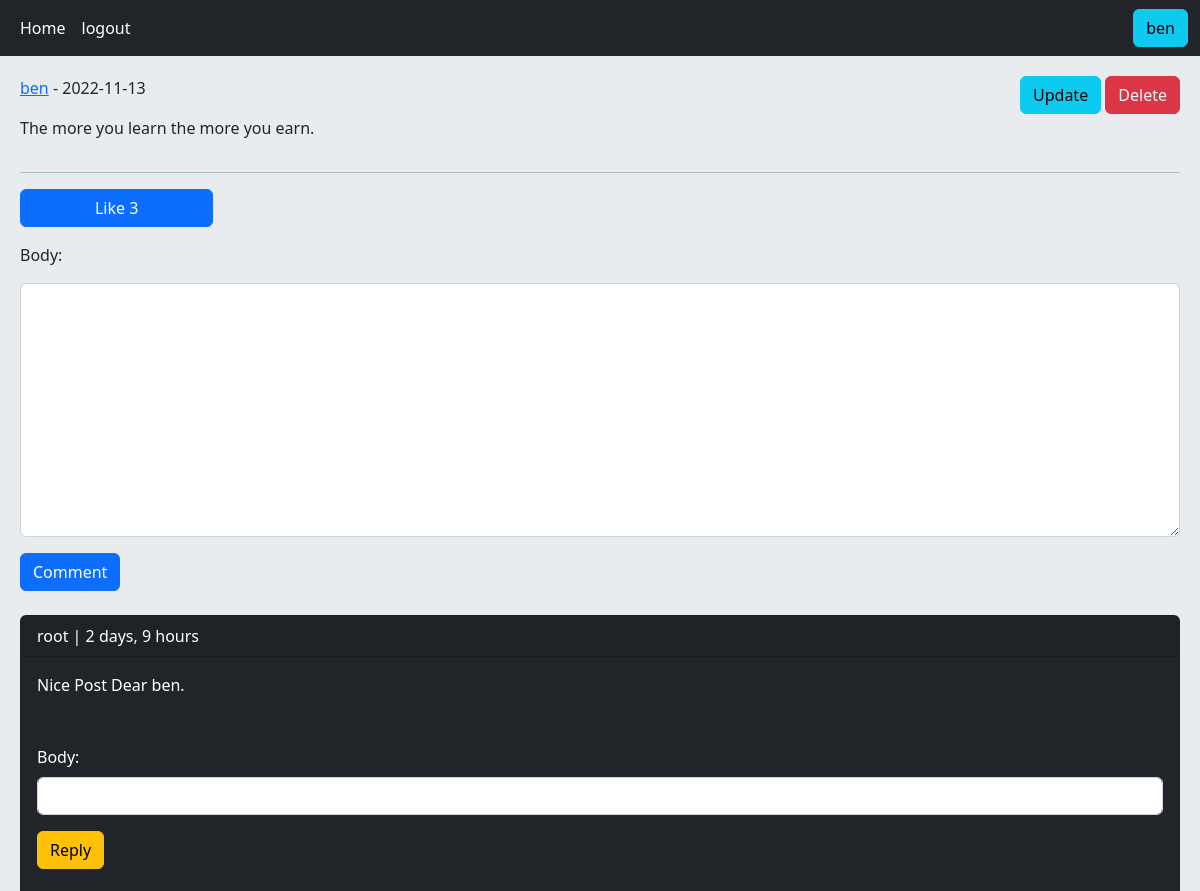
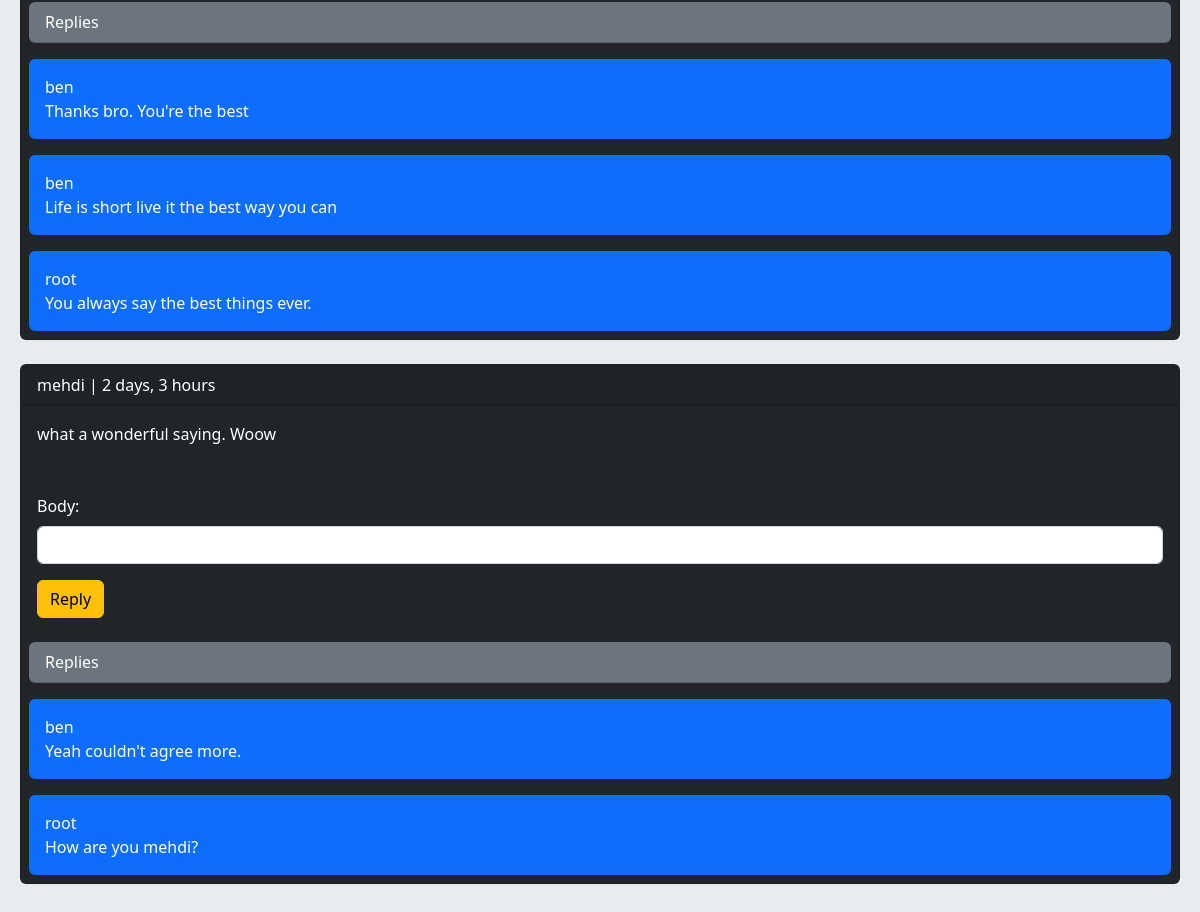
The app's page /post/4/the-more-you-learn-the-more-you-earn (signed in) with its own data (2 pictures, top to bottom).
### home/models.py (models this page shows, shortened)
class Post(models.Model):
    user = models.ForeignKey(User, on_delete=models.CASCADE, related_name='posts')
    body = models.TextField()
    slug = models.SlugField()
    created = models.DateTimeField(auto_now_add=True)
    updated = models.DateTimeField(auto_now=True)
    class Meta:
        ordering = ['-created']
    def likes_count(self):
        return self.pvotes.count()
    def user_can_like(self, user):
        user_like = user.uvotes.filter(post=self)
        if user_like.exists():
            return True
        return False

class Comment(models.Model):
    user = models.ForeignKey(User, on_delete=models.CASCADE, related_name='ucomments')
    post = models.ForeignKey(Post, on_delete=models.CASCADE, related_name='pcomments')
    reply = models.ForeignKey('self', on_delete=models.CASCADE, related_name='rcomments', blank=True, null=True)
    is_reply = models.BooleanField(default=False)
    body = models.TextField(max_length=400)
    created = models.DateTimeField(auto_now_add=True)

### home/views.py (the view, shortened to what this page needs)
# urls.py: path('post/<int:post_id>/<slug:post_slug>', views.PostDetailView.as_view(), name='post_detail'),
class PostDetailView(View):
    class_form = CommentCreateForm
    class_reply_form = CommentReplyForm
    def setup(self, request, *args, **kwargs):
        self.post_instance = get_object_or_404(Post, pk=kwargs['post_id'], slug=kwargs['post_slug'])
        return super().setup(request, *args, **kwargs)
    def get(self, request, *args, **kwargs):
        post = self.post_instance
        comments = post.pcomments.filter(is_reply=False)
        can_like = request.user.is_authenticated and self.post_instance.user_can_like(request.user)
        context = {'post': post, 'comments': comments, 'form': self.class_form, 'reply_form': self.class_reply_form,
                   'can_like': can_like}
        return render(request, 'home/detail.html', context=context)

### home/templates/home/detail.html (shortened to what this page needs)
{% extends 'base.html' %}
{% block content %}
	<div class="row">
		<div class="col-10">
			<p><a href="{% url 'account:user_profile' post.user.id %}">{{ post.user.username }}</a> - {{ post.updated|date:"Y-m-d" }}</p>
			<p>{{ post.body }}</p>
		</div>
		<div class="col-2 text-end">
			{% if request.user.id == post.user.id %}
			<a href="{% url 'home:post_update' post.id %}" class="btn btn-info">Update</a>
			<a href="{% url 'home:post_delete' post.id %}" class="btn btn-danger">Delete</a>
			{% endif %}
		</div>
	</div>
	<hr>
	{% if request.user.is_authenticated %}
		<a href="{% url 'home:post_like' post.id %}" class="{% if can_like %}disabled{% endif %} btn btn-primary col-md-2">Like  {{ post.likes_count }}</a>
		<form action="" method="post" class="mt-3">
			{{ form }}
			<input type="submit" value="Comment" class="btn btn-primary">
		</form>
	{% else %}
		<p class="alert alert-danger">Only users who logged in can send comment</p>
	{% endif %}
	<br>
	{% for comment in comments %}
		<div class="card bg-dark text-white">
			<p class="card-header">{{ comment.user }} | {{ comment.created|timesince }}</p>
			<p class="card-body">{{ comment.body }}</p>
			{% if request.user.is_authenticated %}
				<form action="{% url 'home:add_reply' post.id comment.id %}" method="post" class="p-2 m-2	">
					{{ reply_form.as_p }}
					<input type="submit" value="Reply" class="btn btn-warning">
				</form>
			{% endif %}
			<p class="text-white card-header bg-secondary my-2 mx-2 rounded">Replies</p>
			{% with replies=comment.rcomments.all %}
				{% for reply in replies %}
					<p class="card-body bg-primary p-3 m-2 rounded">{{ reply.user }}<br>{{ reply.body }}</p>
				{% endfor %}
			{% endwith %}
		</div>
		<br>
	{% empty %}
		<p>No comments yet!</p>
	{% endfor %}
{% endblock %}

### templates/inc/navbar.html
<nav class="navbar navbar-expand-lg bg-dark navbar-dark">
  <div class="container-fluid">
    <div class="navbar-nav col-11">
      <a class="nav-link active" href="{% url 'home:home' %}">Home</a>
			{% if not request.user.is_authenticated %}
      <a class="nav-link active" href="{% url 'account:user_register' %}">Register</a>
      <a class="nav-link active" href="{% url 'account:user_login' %}">Login</a>
				</div>
			{% else %}
      	<a class="nav-link active" href="{% url 'account:user_logout' %}">logout</a>
				</div>
				<div class="col-1 d-flex justify-content-end">
					<a class="btn btn-info" href="{% url 'account:user_profile' request.user.id %}">{{ request.user.username }}</a>
				{% endif %}
		</div>
  </div>
</nav>

### records on screen
Post: user.username "ben", updated "2022-11-13", body "The more you learn the more you earn.", likes_count "3"
Comment: user "root", created "2 days, 9 hours", body "Nice Post Dear ben."
Comment: user "ben", body "Thanks bro. You're the best"
Comment: user "ben", body "Life is short live it the best way you can"
Comment: user "root", body "You always say the best things ever."
Comment: user "mehdi", created "2 days, 3 hours", body "what a wonderful saying. Woow"
Comment: user "ben", body "Yeah couldn't agree more."
Comment: user "root", body "How are you mehdi?"

### other values on screen
{{ request.user.username }} "ben"
